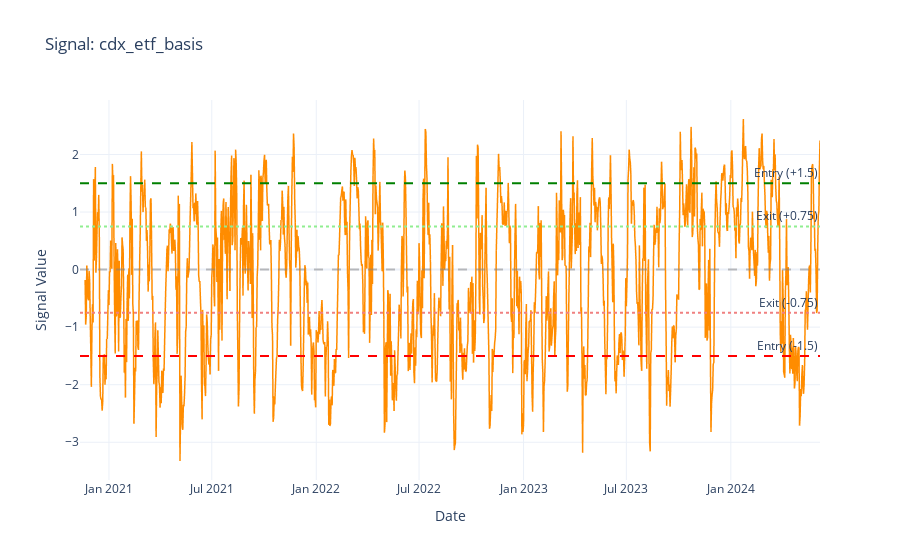

The cell this chart's notebook holds for it:
### Code cell
# Visualize signal
fig = plot_signal(signal, title=f"Signal: {SELECTED_SIGNAL}")

# Add threshold reference lines
fig.add_hline(y=1.5, line_dash="dash", line_color="green", annotation_text="Entry (+1.5)")
fig.add_hline(y=-1.5, line_dash="dash", line_color="red", annotation_text="Entry (-1.5)")
fig.add_hline(y=0.75, line_dash="dot", line_color="lightgreen", annotation_text="Exit (+0.75)")
fig.add_hline(y=-0.75, line_dash="dot", line_color="lightcoral", annotation_text="Exit (-0.75)")

fig.show()

### Figure 1 — Plotly figure (JSON) as saved in the notebook; plotly's stock layout.template omitted (floating-point values rounded to 4 significant figures; data arrays with more than 128 entries replaced by an {"elided": "..."} marker saying what was removed)
{"data": [{"hovertemplate": "Date=%{x}<br>Signal Value=%{y}<extra></extra>", "legendgroup": "", "line": {"color": "darkorange", "dash": "solid", "width": 1.5}, "marker": {"symbol": "circle"}, "mode": "lines", "name": "", "showlegend": false, "type": "scattergl", "x": {"elided": "1304 str values"}, "xaxis": "x", "y": {"elided": "1304 float values"}, "yaxis": "y"}], "layout": {"annotations": [{"showarrow": false, "text": "Entry (+1.5)", "x": 1, "xanchor": "right", "xref": "x domain", "y": 1.5, "yanchor": "bottom", "yref": "y"}, {"showarrow": false, "text": "Entry (-1.5)", "x": 1, "xanchor": "right", "xref": "x domain", "y": -1.5, "yanchor": "bottom", "yref": "y"}, {"showarrow": false, "text": "Exit (+0.75)", "x": 1, "xanchor": "right", "xref": "x domain", "y": 0.75, "yanchor": "bottom", "yref": "y"}, {"showarrow": false, "text": "Exit (-0.75)", "x": 1, "xanchor": "right", "xref": "x domain", "y": -0.75, "yanchor": "bottom", "yref": "y"}], "hovermode": "x unified", "legend": {"tracegroupgap": 0}, "shapes": [{"line": {"color": "gray", "dash": "dash"}, "opacity": 0.5, "type": "line", "x0": 0, "x1": 1, "xref": "x domain", "y0": 0, "y1": 0, "yref": "y"}, {"line": {"color": "green", "dash": "dash"}, "type": "line", "x0": 0, "x1": 1, "xref": "x domain", "y0": 1.5, "y1": 1.5, "yref": "y"}, {"line": {"color": "red", "dash": "dash"}, "type": "line", "x0": 0, "x1": 1, "xref": "x domain", "y0": -1.5, "y1": -1.5, "yref": "y"}, {"line": {"color": "lightgreen", "dash": "dot"}, "type": "line", "x0": 0, "x1": 1, "xref": "x domain", "y0": 0.75, "y1": 0.75, "yref": "y"}, {"line": {"color": "lightcoral", "dash": "dot"}, "type": "line", "x0": 0, "x1": 1, "xref": "x domain", "y0": -0.75, "y1": -0.75, "yref": "y"}], "showlegend": false, "title": {"text": "Signal: cdx_etf_basis"}, "xaxis": {"anchor": "y", "domain": [0, 1], "title": {"text": "Date"}}, "yaxis": {"anchor": "x", "domain": [0, 1], "title": {"text": "Signal Value"}}}}
